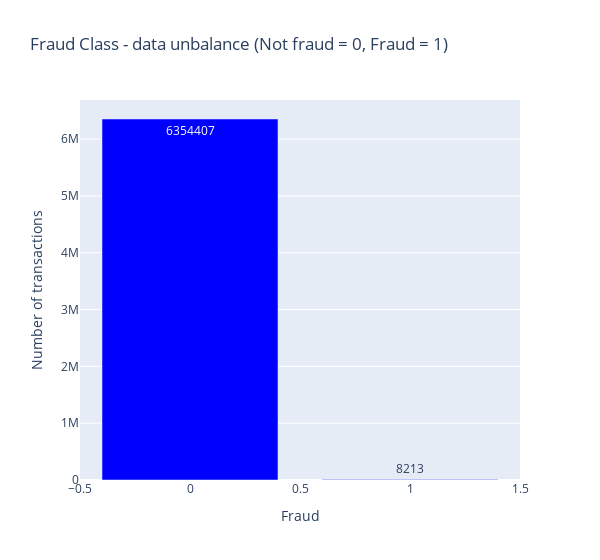

The code cell stored with this chart in its notebook:
### Code cell
# checking data unbalance with respect with *target* value, i.e. isFraud.

temp = df["isFraud"].value_counts()
data = pd.DataFrame({'Class': temp.index,'values': temp.values})

trace = go.Bar(
    x = data['Class'],y = data['values'],
    name="Fraud Class - data unbalance (Not fraud = 0, Fraud = 1)",
    marker=dict(color="Blue"),
    text=data['values']
)
data_df = [trace]
layout = dict(title = 'Fraud Class - data unbalance (Not fraud = 0, Fraud = 1)',
          xaxis = dict(title = 'Fraud', showticklabels=True), 
          yaxis = dict(title = 'Number of transactions'),
          hovermode = 'closest',width=600
         )
fig = dict(data=data_df, layout=layout)
iplot(fig, filename='class')

### Figure 1 — Plotly figure (JSON) as saved in the notebook; plotly's stock layout.template omitted (floating-point values rounded to 4 significant figures)
{"data": [{"marker": {"color": "Blue"}, "name": "Fraud Class - data unbalance (Not fraud = 0, Fraud = 1)", "text": [6354407, 8213], "type": "bar", "x": [0, 1], "y": [6354407, 8213]}], "layout": {"hovermode": "closest", "title": {"text": "Fraud Class - data unbalance (Not fraud = 0, Fraud = 1)"}, "width": 600, "xaxis": {"showticklabels": true, "title": {"text": "Fraud"}}, "yaxis": {"title": {"text": "Number of transactions"}}}}
